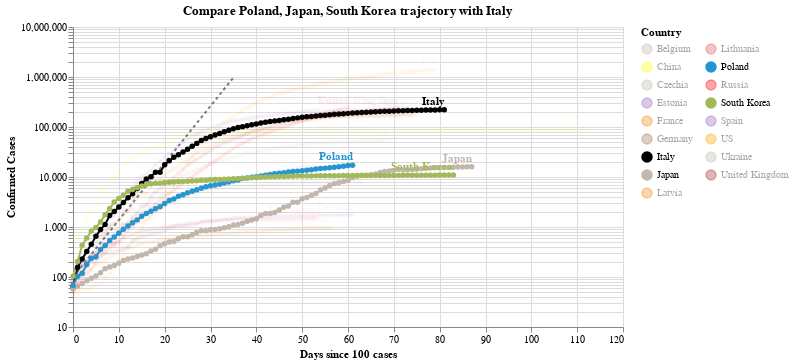

Notebook cell for this chart:
### Code cell
#hide_input
chart3 = make_since_chart(dff2, ['Poland', 'Japan', 'South Korea'], baseline_countries)
chart3

### Figure 1 — Vega-Lite specification as saved in the notebook (floating-point values rounded to 4 significant figures; data arrays with more than 128 entries replaced by an {"elided": "..."} marker saying what was removed)
{"config": {"view": {"continuousWidth": 400, "continuousHeight": 300}}, "layer": [{"data": {"name": "data-628230001892d6798b50651be41d1b3e"}, "mark": {"type": "line", "color": "black", "opacity": 0.5, "strokeDash": [3, 3]}, "encoding": {"x": {"type": "quantitative", "field": "Days since 100 cases"}, "y": {"type": "quantitative", "field": "Confirmed Cases"}}}, {"data": {"name": "data-e67cfba6036a511f745cab4c5c48798e"}, "mark": {"type": "line", "point": true}, "encoding": {"color": {"type": "nominal", "field": "Country", "legend": {"columns": 2}, "scale": {"domain": ["Belgium", "China", "Czechia", "Estonia", "France", "Germany", "Italy", "Japan", "Latvia", "Lithuania", "Poland", "Russia", "South Korea", "Spain", "US", "Ukraine", "United Kingdom"], "range": ["#C1B7AD", "yellow", "#C1B7AD", "#9467bd", "#F58518", "#9D755D", "black", "#C1B7AD", "#F58518", "#E45756", "#2495D3", "red", "#A1BA59", "#9467bd", "orange", "#C1B7AD", "brown"]}}, "opacity": {"condition": {"value": 1, "selection": "selector001"}, "value": 0.05}, "tooltip": [{"type": "nominal", "field": "Country"}, {"type": "temporal", "field": "Date"}, {"type": "quantitative", "field": "Confirmed Cases"}, {"type": "quantitative", "field": "Days since 100 cases"}], "x": {"type": "quantitative", "field": "Days since 100 cases"}, "y": {"type": "quantitative", "field": "Confirmed Cases", "scale": {"type": "log"}}}, "selection": {"selector001": {"type": "multi", "fields": ["Country"], "bind": "legend", "init": [{"Country": "Poland"}, {"Country": "Japan"}, {"Country": "South Korea"}, {"Country": "Italy"}]}}, "width": 550}, {"data": {"name": "data-e67cfba6036a511f745cab4c5c48798e"}, "mark": {"type": "text", "align": "right", "dy": -8, "fontWeight": "bold"}, "encoding": {"color": {"type": "nominal", "field": "Country", "legend": {"columns": 2}, "scale": {"domain": ["Belgium", "China", "Czechia", "Estonia", "France", "Germany", "Italy", "Japan", "Latvia", "Lithuania", "Poland", "Russia", "South Korea", "Spain", "US", "Ukraine", "United Kingdom"], "range": ["#C1B7AD", "yellow", "#C1B7AD", "#9467bd", "#F58518", "#9D755D", "black", "#C1B7AD", "#F58518", "#E45756", "#2495D3", "red", "#A1BA59", "#9467bd", "orange", "#C1B7AD", "brown"]}}, "opacity": {"condition": {"value": 1, "selection": "selector001"}, "value": 0.05}, "text": {"type": "nominal", "field": "Country"}, "tooltip": [{"type": "nominal", "field": "Country"}, {"type": "temporal", "field": "Date"}, {"type": "quantitative", "field": "Confirmed Cases"}, {"type": "quantitative", "field": "Days since 100 cases"}], "x": {"type": "quantitative", "field": "Days since 100 cases"}, "y": {"type": "quantitative", "field": "Confirmed Cases", "scale": {"type": "log"}}}, "transform": [{"filter": "(datum['Date'] >= 1589328000000)"}], "width": 550}], "title": "Compare Poland, Japan, South Korea trajectory with Italy", "$schema": "https://vega.github.io/schema/vega-lite/v4.0.2.json", "datasets": {"data-628230001892d6798b50651be41d1b3e": [{"Days since 100 cases": 0, "Confirmed Cases": 100.0}, {"Days since 100 cases": 1, "Confirmed Cases": 130.0}, {"Days since 100 cases": 2, "Confirmed Cases": 169.0}, {"Days since 100 cases": 3, "Confirmed Cases": 219.7}, {"Days since 100 cases": 4, "Confirmed Cases": 285.6}, {"Days since 100 cases": 5, "Confirmed Cases": 371.3}, {"Days since 100 cases": 6, "Confirmed Cases": 482.7}, {"Days since 100 cases": 7, "Confirmed Cases": 627.5}, {"Days since 100 cases": 8, "Confirmed Cases": 815.7}, {"Days since 100 cases": 9, "Confirmed Cases": 1060.0}, {"Days since 100 cases": 10, "Confirmed Cases": 1379.0}, {"Days since 100 cases": 11, "Confirmed Cases": 1792.0}, {"Days since 100 cases": 12, "Confirmed Cases": 2330.0}, {"Days since 100 cases": 13, "Confirmed Cases": 3029.0}, {"Days since 100 cases": 14, "Confirmed Cases": 3937.0}, {"Days since 100 cases": 15, "Confirmed Cases": 5119.0}, {"Days since 100 cases": 16, "Confirmed Cases": 6654.0}, {"Days since 100 cases": 17, "Confirmed Cases": 8650.0}, {"Days since 100 cases": 18, "Confirmed Cases": 11250.0}, {"Days since 100 cases": 19, "Confirmed Cases": 14620.0}, {"Days since 100 cases": 20, "Confirmed Cases": 19000.0}, {"Days since 100 cases": 21, "Confirmed Cases": 24710.0}, {"Days since 100 cases": 22, "Confirmed Cases": 32120.0}, {"Days since 100 cases": 23, "Confirmed Cases": 41750.0}, {"Days since 100 cases": 24, "Confirmed Cases": 54280.0}, {"Days since 100 cases": 25, "Confirmed Cases": 70560.0}, {"Days since 100 cases": 26, "Confirmed Cases": 91730.0}, {"Days since 100 cases": 27, "Confirmed Cases": 119300.0}, {"Days since 100 cases": 28, "Confirmed Cases": 155000.0}, {"Days since 100 cases": 29, "Confirmed Cases": 201500.0}, {"Days since 100 cases": 30, "Confirmed Cases": 262000.0}, {"Days since 100 cases": 31, "Confirmed Cases": 340600.0}, {"Days since 100 cases": 32, "Confirmed Cases": 442800.0}, {"Days since 100 cases": 33, "Confirmed Cases": 575600.0}, {"Days since 100 cases": 34, "Confirmed Cases": 748300.0}, {"Days since 100 cases": 35, "Confirmed Cases": 972800.0}], "data-e67cfba6036a511f745cab4c5c48798e": {"elided": "1227 records"}}}
